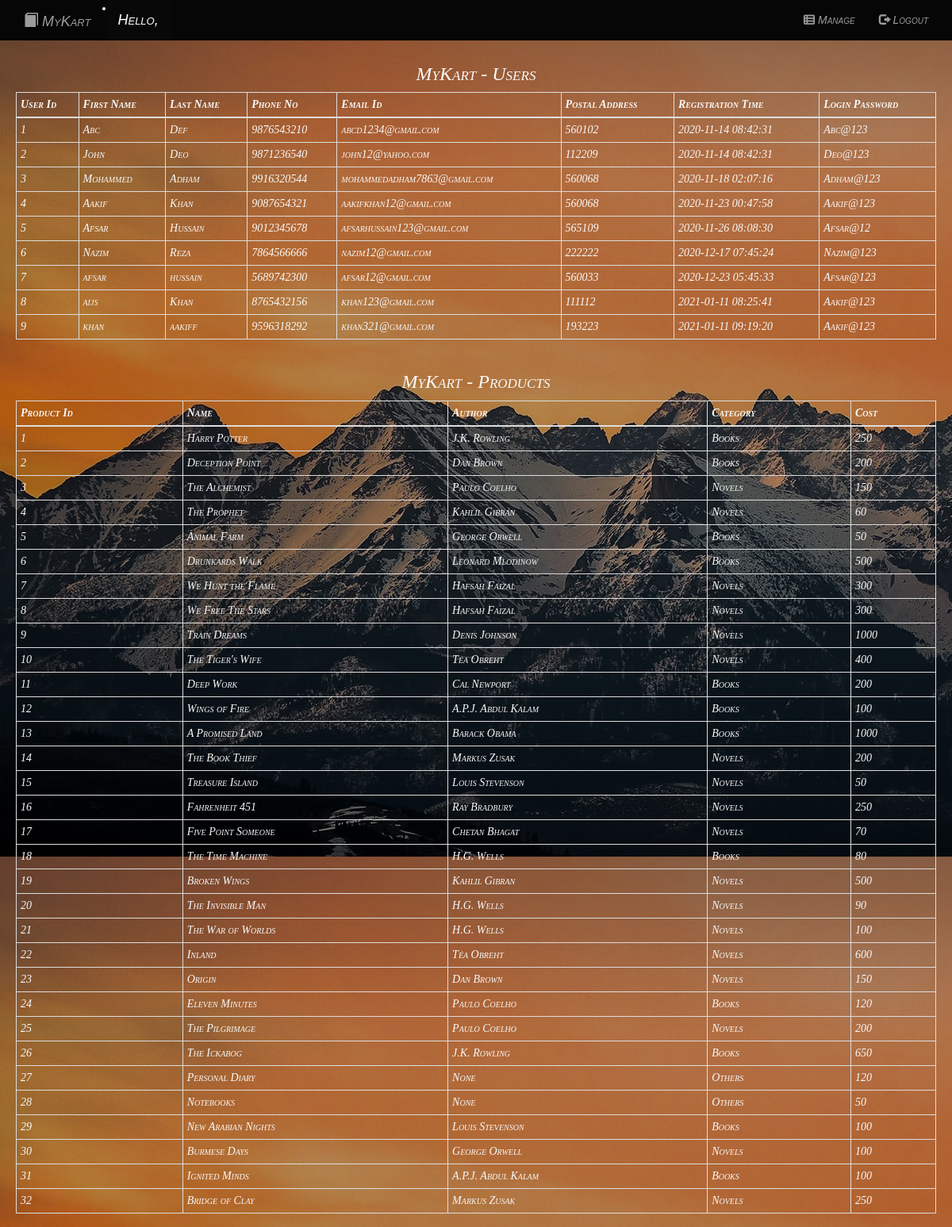
Screenshot of /MyKart/admin_dashboard.php (upper part) with the database file from the repository.
### tables this page shows
CREATE TABLE IF NOT EXISTS `users` (
  `user_id` int NOT NULL AUTO_INCREMENT,
  `first_name` varchar(15) NOT NULL,
  `last_name` varchar(15) NOT NULL,
  `phone_no` bigint NOT NULL,
  `email_id` varchar(50) NOT NULL,
  `pincode` int NOT NULL,
  `registration_time` timestamp NOT NULL DEFAULT CURRENT_TIMESTAMP,
  `password` varchar(15) NOT NULL,
  PRIMARY KEY (`user_id`)
);

CREATE TABLE IF NOT EXISTS `products` (
  `product_id` int NOT NULL AUTO_INCREMENT,
  `name` varchar(60) NOT NULL,
  `author` varchar(60) NOT NULL,
  `category` enum('Books','Novels','Others') NOT NULL,
  `cost` float NOT NULL,
  `product_disc` varchar(1000) NOT NULL,
  `book_image` varchar(60) NOT NULL,
  PRIMARY KEY (`product_id`),
  KEY `author` (`author`)
);

### MyKart/admin_dashboard.php (the view, shortened to what this page needs)
<!DOCTYPE html>
<html>
    <head>
        <link rel="stylesheet" href="https://maxcdn.bootstrapcdn.com/bootstrap/3.4.1/css/bootstrap.min.css">
    </head>
    <body>
        <?php
        require 'db_connection.php';
        $adminfirstname = $_SESSION['first_name'];
        $u_query = "SELECT user_id, first_name, last_name, phone_no, email_id, pincode, registration_time, password FROM users";
        $u_result = mysqli_query($conn, $u_query);
        $pr_query = "SELECT product_id, name, author, category, cost FROM products";
        $pr_result = mysqli_query($conn, $pr_query);
        ?>
        <nav class="navbar navbar-inverse navbar-fixed-top">
        <div class="container">
            <div class="navbar-header">
                <li> <a href="admin_dashboard.php" class="navbar-brand"><span class="glyphicon glyphicon-book"></span> MyKart</a> </li>
            </div>
            <div>
                <ul class="nav navbar-nav">
                    <li class="active"><a class="navbar-brand"><i>Hello, <?php echo $adminfirstname; ?></i> </a></li>
                </ul>
                <ul class="nav navbar-nav navbar-right">
                    <li class="dropdown"><a class="dropdown-toggle" data-toggle="dropdown" href="#"><i class="fas fa-th-list"></i> Manage</a>
                    </li>
                    <li> <a href="logout_admin.php"><span class="glyphicon glyphicon-log-out"></span> Logout</a></li>
                </ul>
            </div>
        </div>
    </nav>
    <center>
        <div id="container">
            <div class="row">
                <div><h3> MyKart - Users </h3></div>
            </div>
            <table class="table table-condensed table-bordered ">
            <thead>
                <tr>
                    <th>User Id</th>
                    <th>First Name</th>
                    <th>Last Name</th>
                    <th>Phone No</th>
                    <th>Email Id</th>
                    <th>Postal Address</th>
                    <th>Registration Time</th>
                    <th>Login Password</th>
                </tr>
            </thead>
            <tbody>
                <?php while ($u_row = mysqli_fetch_array($u_result)) { ?>
                <tr>
                    <td><?php echo $u_row['user_id']; ?></td>
                    <td><?php echo $u_row['first_name']; ?></td>
                    <td><?php echo $u_row['last_name']; ?></td>
                    <td><?php echo $u_row['phone_no']; ?></td>
                    <td><?php echo $u_row['email_id']; ?></td>
                    <td><?php echo $u_row['pincode']; ?></td>
                    <td><?php echo $u_row['registration_time']; ?></td>
                    <td><?php echo $u_row['password']; ?></td>
                </tr>
                <?php } ?>
            </tbody>
            </table>
            <div class="row">
                <div><h3> MyKart - Products </h3></div>
            </div>
            <table class="table table-condensed table-bordered ">
            <thead>
                <tr>
                    <th>Product Id</th>
                    <th>Name</th>
                    <th>Author</th>
                    <th>Category</th>
                    <th>Cost</th>
                </tr>
            </thead>
            <tbody>
                <?php while ($pr_row = mysqli_fetch_array($pr_result)) { ?>
                <tr>
                    <td><?php echo $pr_row['product_id']; ?></td>
                    <td><?php echo $pr_row['name']; ?></td>
                    <td><?php echo $pr_row['author']; ?></td>
                    <td><?php echo $pr_row['category']; ?></td>
                    <td><?php echo $pr_row['cost']; ?></td>
                </tr>
                <?php } ?>
            </tbody>
            </table>
        </div>
    </center>
    </body>
</html>

### MyKart/admin_dashboard.php (style rules this page uses)
body { background: url('img/wallhaven-oxeyr5.jpg'); font-style: italic; font-family: sans-serif; font-variant: small-caps; color: #f9f9f9; }
#container { font-family: serif, Arial; color: #f9f9f9; background-color: rgba(0,0,0,0.3); max-width: 1400px; margin-top: 50px; padding: 10px 20px; }
.navbar { background-color: #060606; }

### rows the page displays
users: user_id "1", first_name "Abc", last_name "Def", phone_no "9876543210", email "abcd1234@gmail.com", pincode "560102", registration_time "2020-11-14 08:42:31", password "Abc@123"
users: user_id "2", first_name "John", last_name "Deo", phone_no "9871236540", email "john12@yahoo.com", pincode "112209", registration_time "2020-11-14 08:42:31", password "Deo@123"
users: user_id "3", first_name "Mohammed", last_name "Adham", phone_no "9916320544", email "mohammedadham7863@gmail.com", pincode "560068", registration_time "2020-11-18 02:07:16", password "Adham@123"
users: user_id "4", first_name "Aakif", last_name "Khan", phone_no "9087654321", email "aakifkhan12@gmail.com", pincode "560068", registration_time "2020-11-23 00:47:58", password "Aakif@123"
users: user_id "5", first_name "Afsar", last_name "Hussain", phone_no "9012345678", email "afsarhussain123@gmail.com", pincode "565109", registration_time "2020-11-26 08:08:30", password "Afsar@12"
users: user_id "6", first_name "Nazim", last_name "Reza", phone_no "7864566666", email "nazim12@gmail.com", pincode "222222", registration_time "2020-12-17 07:45:24", password "Nazim@123"
users: user_id "7", first_name "afsar", last_name "hussain", phone_no "5689742300", email "afsar12@gmail.com", pincode "560033", registration_time "2020-12-23 05:45:33", password "Afsar@123"
users: user_id "8", first_name "aijs", last_name "Khan", phone_no "8765432156", email "khan123@gmail.com", pincode "111112", registration_time "2021-01-11 08:25:41", password "Aakif@123"
users: user_id "9", first_name "khan", last_name "aakiff", phone_no "9596318292", email "khan321@gmail.com", pincode "193223", registration_time "2021-01-11 09:19:20", password "Aakif@123"
products: product_id "1", name "Harry Potter", author "J.K. Rowling", category "Books", cost "250"
products: product_id "2", name "Deception Point", author "Dan Brown", category "Books", cost "200"
products: product_id "3", name "The Alchemist", author "Paulo Coelho", category "Novels", cost "150"
products: product_id "4", name "The Prophet", author "Kahlil Gibran", category "Novels", cost "60"
products: product_id "5", name "Animal Farm", author "George Orwell", category "Books", cost "50"
products: product_id "6", name "Drunkards Walk", author "Leonard Mlodinow", category "Books", cost "500"
products: product_id "7", name "We Hunt the Flame", author "Hafsah Faizal", category "Novels", cost "300"
products: product_id "8", name "We Free The Stars", author "Hafsah Faizal", category "Novels", cost "300"
products: product_id "9", name "Train Dreams", author "Denis Johnson", category "Novels", cost "1000"
products: product_id "10", name "The Tiger's Wife", author "Téa Obreht", category "Novels", cost "400"
products: product_id "11", name "Deep Work", author "Cal Newport", category "Books", cost "200"
products: product_id "12", name "Wings of Fire", author "A.P.J. Abdul Kalam", category "Books", cost "100"
products: product_id "13", name "A Promised Land", author "Barack Obama", category "Books", cost "1000"
products: product_id "14", name "The Book Thief", author "Markus Zusak", category "Novels", cost "200"
products: product_id "15", name "Treasure Island", author "Louis Stevenson", category "Novels", cost "50"
products: product_id "16", name "Fahrenheit 451", author "Ray Bradbury", category "Novels", cost "250"
products: product_id "17", name "Five Point Someone", author "Chetan Bhagat", category "Novels", cost "70"
products: product_id "18", name "The Time Machine", author "H.G. Wells", category "Books", cost "80"
products: product_id "19", name "Broken Wings", author "Kahlil Gibran", category "Novels", cost "500"
products: product_id "20", name "The Invisible Man", author "H.G. Wells", category "Novels", cost "90"
products: product_id "21", name "The War of Worlds", author "H.G. Wells", category "Novels", cost "100"
products: product_id "22", name "Inland", author "Téa Obreht", category "Novels", cost "600"
products: product_id "23", name "Origin", author "Dan Brown", category "Novels", cost "150"
products: product_id "24", name "Eleven Minutes", author "Paulo Coelho", category "Books", cost "120"
products: product_id "25", name "The Pilgrimage", author "Paulo Coelho", category "Novels", cost "200"
products: product_id "26", name "The Ickabog", author "J.K. Rowling", category "Books", cost "650"
products: product_id "27", name "Personal Diary", author "None", category "Others", cost "120"
products: product_id "28", name "Notebooks", author "None", category "Others", cost "50"
products: product_id "29", name "New Arabian Nights", author "Louis Stevenson", category "Books", cost "100"
products: product_id "30", name "Burmese Days", author "George Orwell", category "Novels", cost "100"
products: product_id "31", name "Ignited Minds", author "A.P.J. Abdul Kalam", category "Books", cost "100"
products: product_id "32", name "Bridge of Clay", author "Markus Zusak", category "Novels", cost "250"
